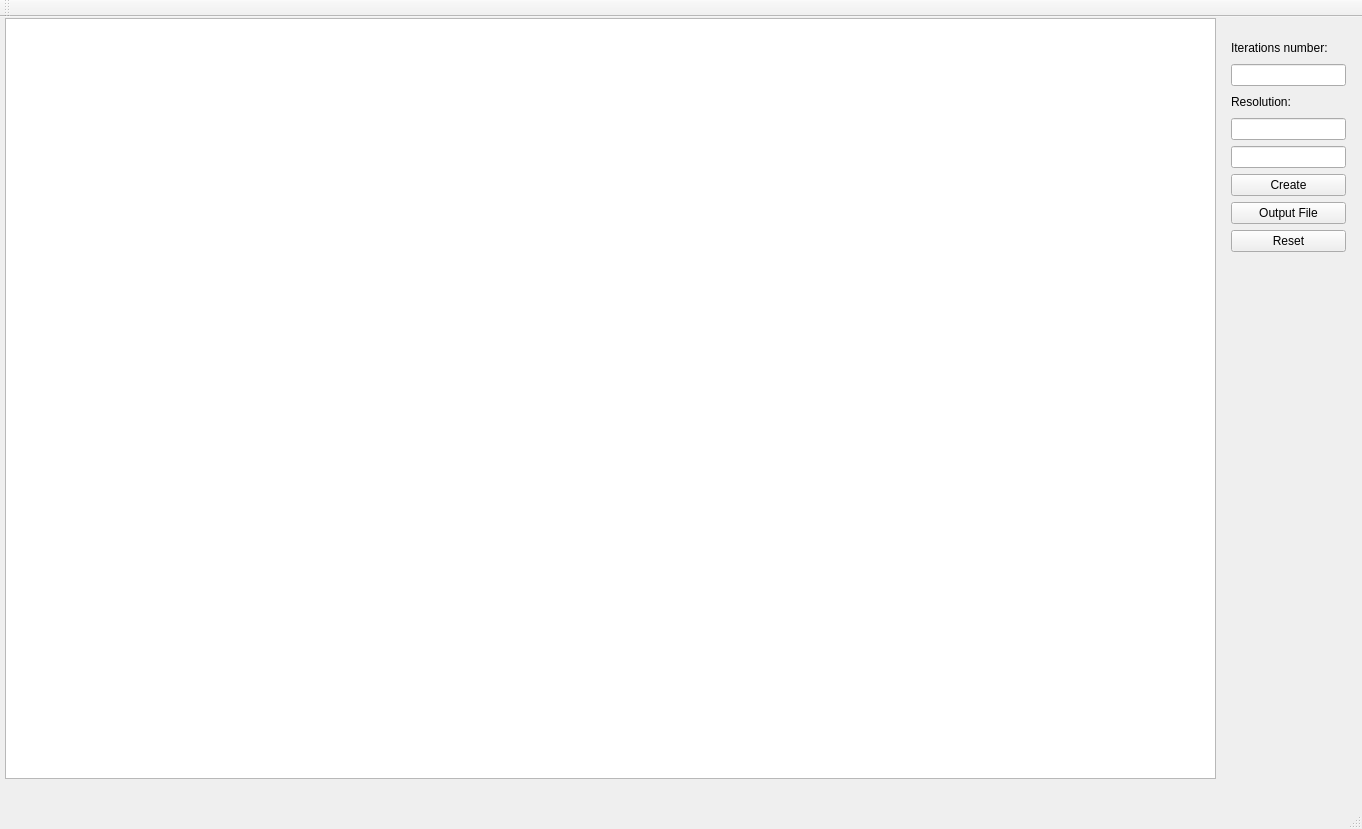
<?xml version="1.0" encoding="UTF-8"?>
<ui version="4.0">
 <class>MainWindow</class>
 <widget class="QMainWindow" name="MainWindow">
  <property name="geometry">
   <rect>
    <x>0</x>
    <y>0</y>
    <width>1362</width>
    <height>829</height>
   </rect>
  </property>
  <property name="windowTitle">
   <string>MainWindow</string>
  </property>
  <widget class="QWidget" name="centralWidget">
   <widget class="QGraphicsView" name="graphicsView">
    <property name="geometry">
     <rect>
      <x>5</x>
      <y>1</y>
      <width>1211</width>
      <height>761</height>
     </rect>
    </property>
   </widget>
   <widget class="QWidget" name="layoutWidget">
    <property name="geometry">
     <rect>
      <x>1220</x>
      <y>10</y>
      <width>137</width>
      <height>236</height>
     </rect>
    </property>
    <layout class="QVBoxLayout" name="verticalLayout">
     <item>
      <widget class="QLabel" name="label">
       <property name="text">
        <string>Iterations number:</string>
       </property>
      </widget>
     </item>
     <item>
      <widget class="QLineEdit" name="iterInput"/>
     </item>
     <item>
      <widget class="QLabel" name="label_2">
       <property name="text">
        <string>Resolution:</string>
       </property>
      </widget>
     </item>
     <item>
      <widget class="QLineEdit" name="widthLine"/>
     </item>
     <item>
      <widget class="QLineEdit" name="heightLine"/>
     </item>
     <item>
      <widget class="QPushButton" name="iterButton">
       <property name="text">
        <string>Create</string>
       </property>
      </widget>
     </item>
     <item>
      <widget class="QPushButton" name="pushButton_2">
       <property name="text">
        <string>Output File</string>
       </property>
      </widget>
     </item>
     <item>
      <widget class="QPushButton" name="pushButton">
       <property name="text">
        <string>Reset</string>
       </property>
      </widget>
     </item>
    </layout>
   </widget>
  </widget>
  <widget class="QMenuBar" name="menuBar">
   <property name="geometry">
    <rect>
     <x>0</x>
     <y>0</y>
     <width>1362</width>
     <height>22</height>
    </rect>
   </property>
  </widget>
  <widget class="QToolBar" name="mainToolBar">
   <attribute name="toolBarArea">
    <enum>TopToolBarArea</enum>
   </attribute>
   <attribute name="toolBarBreak">
    <bool>false</bool>
   </attribute>
  </widget>
  <widget class="QStatusBar" name="statusBar"/>
 </widget>
 <layoutdefault spacing="6" margin="11"/>
 <resources/>
 <connections/>
</ui>
